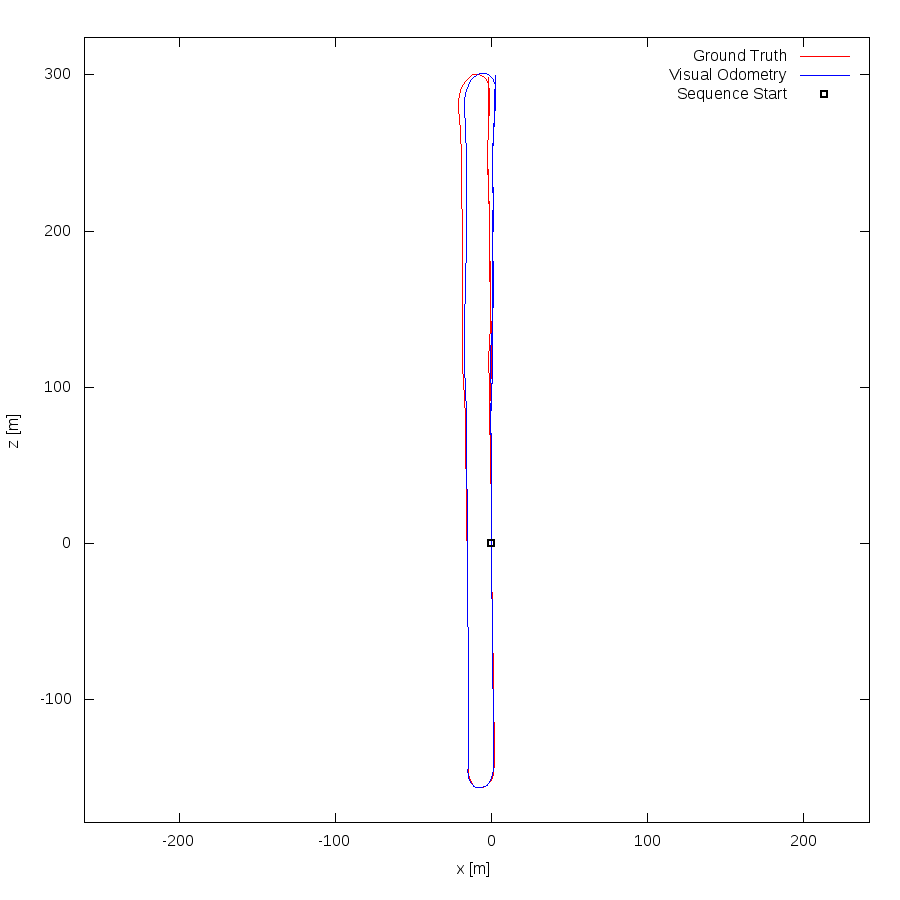

The gnuplot source for this figure:
set term png size 900,900
set output "06.png"
set size ratio -1
set xrange [-261:242]
set yrange [-179:324]
set xlabel "x [m]"
set ylabel "z [m]"
plot "06.txt" using 1:2 lc rgb "#FF0000" title 'Ground Truth' w lines,"06.txt" using 3:4 lc rgb "#0000FF" title 'Visual Odometry' w lines,"< head -1 06.txt" using 1:2 lc rgb "#000000" pt 4 ps 1 lw 2 title 'Sequence Start' w points
